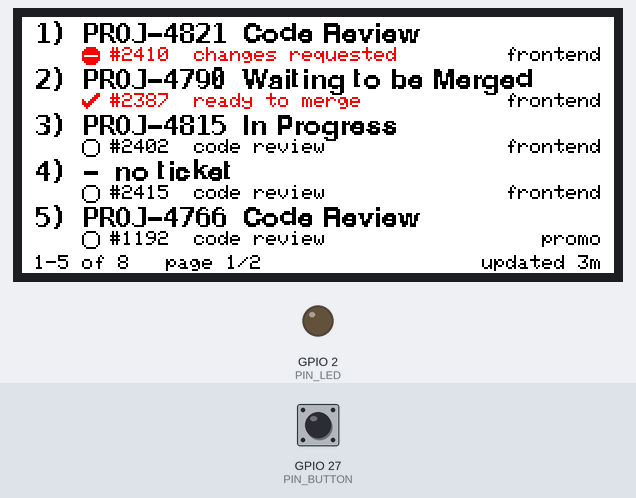
Recording of a program running on a simulated ESP32. On the bench: 296×128 colour display, output pins drawn as LEDs (lit = HIGH). The test bench sets the inputs (shaded band); at power-on: GPIO 27 (PIN_BUTTON) HIGH. What the program prints to the serial monitor is not drawn.

Above: at 16.7 s.
16.8 s: GPIO 27 (PIN_BUTTON) pulled LOW for 0.15 s
At 33.1 s:
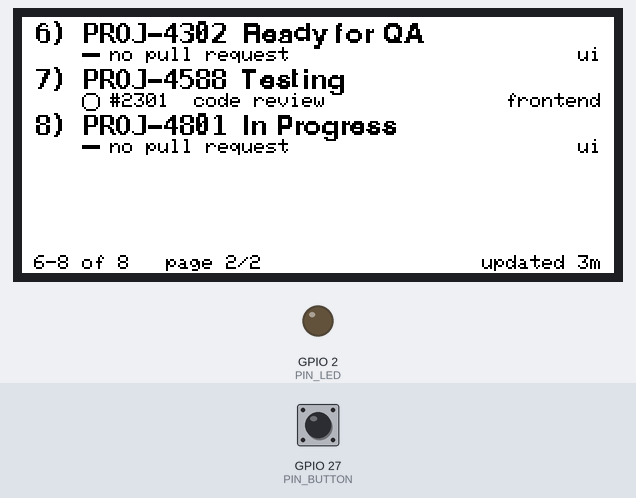
33.4 s: GPIO 27 (PIN_BUTTON) pulled LOW for 1 s
At 50.6 s:
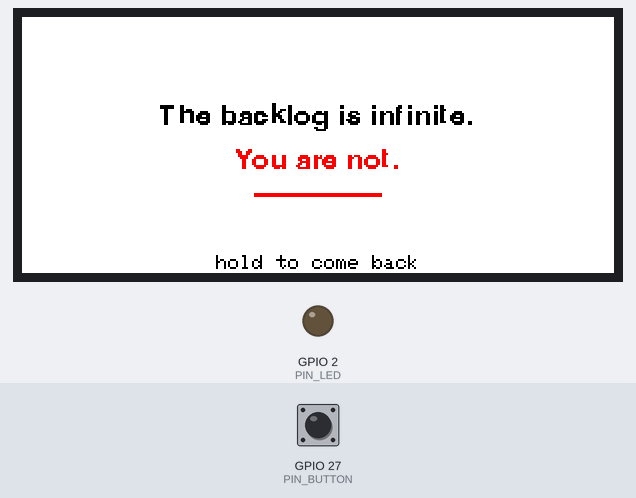
50.9 s: GPIO 27 (PIN_BUTTON) pulsed LOW 5 times (0.12 s each, 0.3 s apart)
At 51.44 s:
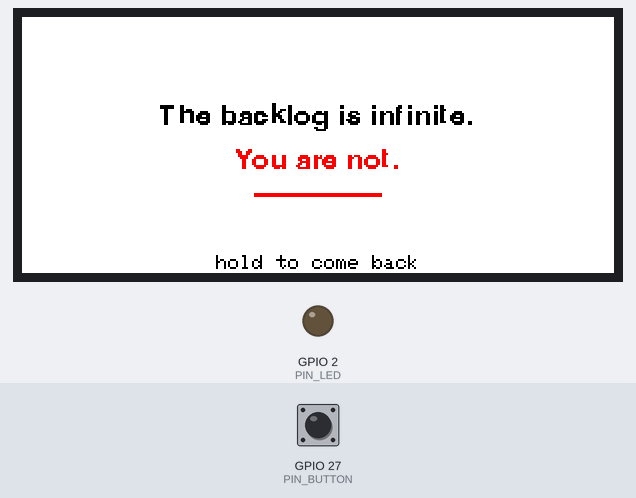
Timing chart, 0 to 54.0 s (numbered marks = the images above; inputs shaded):
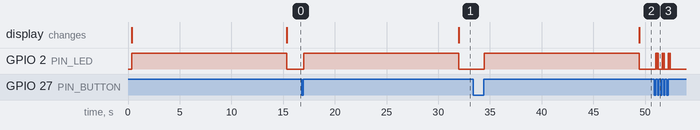

The program:

main.cpp
```cpp
// Inkling - hardware smoke test.
//
// Draws one static board screen with fake data on a Waveshare 2.9" (B)
// three-colour panel, then stops. No WiFi, no polling, no JIRA. The point is
// to find out how the layout and the red actually look on glass.

#include <GxEPD2_3C.h>
// Custom sizes: Adafruit ships Free* at 9/12/18/24pt only, and 9pt was too
// heavy for a 128px-tall panel. Generated by tools/ttf2gfx.py - cap height
// drops 12px -> 10px and "PROJ-4821" narrows from 99px to 72px.
#include "fonts/InkMonoBold14.h"
#include "fonts/InkSansBold14.h"

// --- panel -----------------------------------------------------------------
// Waveshare's 2.9" (B) has shipped under more than one controller. If the
// screen comes up blank or scrambled, swap to the other class below - that is
// the first thing to try, not a wiring problem.
#define PANEL_Z13C 1          // 0 -> use GDEM029C90 instead

#if PANEL_Z13C
  using PanelDriver = GxEPD2_290_Z13c;     // GDEH029Z13
#else
  using PanelDriver = GxEPD2_290_C90c;     // GDEM029C90
#endif

// Wiring on this build is the stock GxEPD2 ESP32 pinout. SPI is still begun
// explicitly in setup() so the wiring is stated in one place rather than
// inherited from a library default.
#define PIN_CS   5     // D5
#define PIN_DC   17    // TX2
#define PIN_RST  16    // RX2
#define PIN_BUSY 4     // D4
#define PIN_SCK  18    // D18
#define PIN_MOSI 23    // D23
#define PIN_MISO 19    // unused by e-paper, but SPI.begin() wants a pin

// Button to GND on GPIO27, using the internal pull-up so no resistor is needed.
// Chosen to dodge the flash pins (6-11), the boot straps (0/2/12/15) and the
// input-only pins (34-39), which have no pull-up.
#define PIN_BUTTON 27
// The button's other leg goes to GPIO26 rather than a GND header. An output pin
// held LOW is electrically ground for a switch drawing microamps through the
// internal pull-up, and it saves fighting two wires into one GND pin.
#define PIN_BUTTON_GND 26
// Onboard blue LED, used as the acknowledgement channel. A ~17.8 s refresh
// gives no sign it heard you, which is what makes people press again - so the
// LED says "heard you, working" for the whole draw.
#define PIN_LED 2

GxEPD2_3C<PanelDriver, PanelDriver::HEIGHT> display(
    PanelDriver(PIN_CS, PIN_DC, PIN_RST, PIN_BUSY));

// --- layout ----------------------------------------------------------------
static const int W = 296, H = 128;
static const int PAD = 6, TOP = 2, ROW_H = 23, MAX_ROWS = 5;
static const int NUM_W     = 24;   // width of "N) " in the mono face
static const int KEY_X     = PAD + NUM_W;  // key column; line 2 indents to match
static const int KEY_BASE  = 11;   // baseline of the ticket key, row-relative
static const int LINE2_TOP = 13;   // top of the PR line (built-in font is top-left)
static const int FOOT_TOP  = 119;
static const int PAGE_SIZE = 5;

// Demo value so both pages are visible without waiting. In real use this wants
// to be far longer - every flip costs a ~17.8 s full refresh with the flashing,
// so paging every couple of minutes would mean a near-permanently blinking desk.
// Paging is on demand, not on a timer. A timer would repaint the panel to tell
// you nothing new, which is the one thing this display cannot afford.
static const uint32_t LONG_PRESS_MS = 800;

// --- fake data -------------------------------------------------------------
enum PrState { PR_CHANGES, PR_READY, PR_REVIEW, PR_NONE, PR_MERGED, PR_CLOSED };

struct Row {
  const char* key;
  const char* status;
  const char* repo;
  int         pr;        // 0 = none
  PrState     state;
};

// Already sorted the way the poller would sort it: primary statuses first,
// then by what needs you. Secondary (Ready for QA) only fills leftover rows.
static const Row ROWS[] = {
  { "PROJ-4821", "Code Review",          "frontend", 2410, PR_CHANGES },
  { "PROJ-4790", "Waiting to be Merged", "frontend", 2387, PR_READY   },
  { "PROJ-4815", "In Progress",          "frontend", 2402, PR_REVIEW  },
  { nullptr,     "no ticket",            "frontend", 2415, PR_REVIEW  },
  { "PROJ-4766", "Code Review",          "promo",      1192, PR_REVIEW  },
  { "PROJ-4302", "Ready for QA",         "ui",           0, PR_NONE    },
  { "PROJ-4588", "Testing",              "frontend", 2301, PR_REVIEW  },
  { "PROJ-4801", "In Progress",          "ui",           0, PR_NONE    },
};
static const int ROW_COUNT = sizeof(ROWS) / sizeof(ROWS[0]);

static const char* prLabel(PrState s) {
  switch (s) {
    case PR_CHANGES: return "changes requested";
    case PR_READY:   return "ready to merge";
    case PR_REVIEW:  return "code review";
    case PR_MERGED:  return "merged";
    case PR_CLOSED:  return "closed";
    default:         return "no pull request";
  }
}

// red means your move; everything else is waiting on someone, or done
static uint16_t prColor(PrState s) {
  return (s == PR_CHANGES || s == PR_READY) ? GxEPD_RED : GxEPD_BLACK;
}

// --- button ----------------------------------------------------------------
// Polled with a stable-sample debounce, not an interrupt. A CHANGE ISR has to
// digitalRead() to learn which edge fired, and on a bouncing contact that read
// can land after the pin has flipped back - so releases get swallowed and taps
// go missing. Presses during a redraw are discarded by design anyway, which was
// the only thing the ISR was buying.
static const uint32_t SAMPLE_MS        = 5;
static const uint8_t  DEBOUNCE_SAMPLES = 4;     // 4 x 5 ms = 20 ms stable

enum ButtonEvent { BTN_NONE = 0, BTN_TAP, BTN_HOLD };

struct Button {
  bool     level  = HIGH;        // accepted, debounced level
  bool     cand   = HIGH;        // level currently being timed for stability
  uint8_t  count  = DEBOUNCE_SAMPLES;
  uint32_t downAt = 0;
};

// "Heard you, but deliberately doing nothing" - otherwise an ignored press is
// indistinguishable from a missed one.
static void blinkAck() {
  for (int i = 0; i < 2; i++) {
    digitalWrite(PIN_LED, HIGH); delay(60);
    digitalWrite(PIN_LED, LOW);  delay(90);
  }
}

static ButtonEvent pollButton(Button& b) {
  const bool raw = digitalRead(PIN_BUTTON);

  if (raw != b.cand) { b.cand = raw; b.count = 0; return BTN_NONE; }
  if (b.count >= DEBOUNCE_SAMPLES) return BTN_NONE;      // already accepted
  if (++b.count < DEBOUNCE_SAMPLES) return BTN_NONE;     // not stable yet
  if (b.cand == b.level)            return BTN_NONE;     // no actual change

  b.level = b.cand;
  const uint32_t now = millis();

  if (b.level == LOW) {
    b.downAt = now;
    Serial.printf("[%8lu] down\n", (unsigned long)now);
    return BTN_NONE;
  }

  const uint32_t held = now - b.downAt;
  const bool hold = held >= LONG_PRESS_MS;
  Serial.printf("[%8lu] up after %4lu ms -> %s\n",
                (unsigned long)now, (unsigned long)held, hold ? "HOLD" : "TAP");
  return hold ? BTN_HOLD : BTN_TAP;
}

// After a redraw, resync to whatever the pin is doing now, so a button held
// through those 17.8 s does not surface as a phantom event afterwards.
static void resyncButton(Button& b) {
  b.level = b.cand = digitalRead(PIN_BUTTON);
  b.count = DEBOUNCE_SAMPLES;
}

// --- GitHub mark -----------------------------------------------------------
// Traced from GitHub's favicon, which is a filled disc with the Octocat knocked
// out of it - the sprite is the inverse of that file's alpha channel.
static const char* const OCTOCAT[25] = {
  "..####..........####.", "..##################.", "..##################.",
  "..##################.", "..##################.", ".####################",
  ".####################", ".####################", ".####################",
  ".####################", ".####################", ".####################",
  "..##################.", "...################..", "....##############...",
  "#.....##########.....", "##......######.......", ".##....########......",
  "..##...########......", "..#############......", ".......########......",
  ".......########......", ".......########......", ".......########......",
  "......##########....."
};
static const int OS = 3, OX = 16, OY = 26;

// --- 9x9 state icons -------------------------------------------------------
static const char* const ICON_REVIEW[9] = {
  "..#####..", ".#.....#.", "#.......#", "#.......#", "#.......#",
  "#.......#", "#.......#", ".#.....#.", "..#####.."
};
static const char* const ICON_CHANGES[9] = {
  "..#####..", ".#######.", "#########", "#########", "#.......#",
  "#########", "#########", ".#######.", "..#####.."
};
static const char* const ICON_READY[9] = {
  ".......##", "......###", ".....###.", "#...###..", "##.###...",
  "#####....", ".###.....", "..#......", "........."
};
static const char* const ICON_MERGED[9] = {
  "..#####..", ".#######.", "#########", "#########", "#########",
  "#########", "#########", ".#######.", "..#####.."
};
static const char* const ICON_CLOSED[9] = {
  "##.....##", "###...###", ".###.###.", "..#####..", "...###...",
  "..#####..", ".###.###.", "###...###", "##.....##"
};
static const char* const ICON_NONE[9] = {
  ".........", ".........", ".........", "#########", "#########",
  ".........", ".........", ".........", "........."
};

static const char* const* iconFor(PrState s) {
  switch (s) {
    case PR_CHANGES: return ICON_CHANGES;
    case PR_READY:   return ICON_READY;
    case PR_REVIEW:  return ICON_REVIEW;
    case PR_MERGED:  return ICON_MERGED;
    case PR_CLOSED:  return ICON_CLOSED;
    default:         return ICON_NONE;
  }
}

static void drawIcon(const char* const* art, int x, int y, uint16_t colour) {
  for (int r = 0; r < 9; r++)
    for (int c = 0; c < 9; c++)
      if (art[r][c] == '#') display.drawPixel(x + c, y + r, colour);
}

// --- helpers ---------------------------------------------------------------
static int textWidth(const char* s) {
  int16_t bx, by; uint16_t bw, bh;
  display.getTextBounds(s, 0, 0, &bx, &by, &bw, &bh);
  return bw;
}

static void drawAt(const char* s, int x, int baseline, uint16_t colour) {
  display.setTextColor(colour);
  display.setCursor(x, baseline);
  display.print(s);
}

static void drawRight(const char* s, int xRight, int baseline, uint16_t colour) {
  drawAt(s, xRight - textWidth(s), baseline, colour);
}

// Clip to a pixel budget using the font currently selected. FreeMono9pt7b
// advances 11px per glyph against the preview's 6.3px, which is what pushed
// the PR label straight through the repo column on the first build.
static void clipTo(char* s, int maxPx) {
  while (*s && textWidth(s) > maxPx) s[strlen(s) - 1] = '\0';
}

// --- the board -------------------------------------------------------------
static void drawBoard(int page) {
  const int pages = (ROW_COUNT + PAGE_SIZE - 1) / PAGE_SIZE;
  const int first = page * PAGE_SIZE;
  const int count = min(PAGE_SIZE, ROW_COUNT - first);

  display.setFullWindow();
  display.firstPage();
  do {
    display.fillScreen(GxEPD_WHITE);

    for (int i = 0; i < count; i++) {
      const Row& row = ROWS[first + i];
      const int top = TOP + i * ROW_H;

      // line 1 - index, ticket key, then JIRA status in a different face
      display.setFont(&InkMonoBold14);
      char num[6];
      snprintf(num, sizeof(num), "%d)", first + i + 1);
      drawAt(num, PAD, top + KEY_BASE, GxEPD_BLACK);

      const char* key = row.key ? row.key : "-";
      drawAt(key, KEY_X, top + KEY_BASE, GxEPD_BLACK);
      const int keyW = textWidth(key);

      display.setFont(&InkSansBold14);
      drawAt(row.status, KEY_X + keyW + 8, top + KEY_BASE, GxEPD_BLACK);

      // line 2 - icon, then the single most recent PR. Built-in 5x7 rather
      // than FreeMono9pt7b: at 6px per glyph it leaves room for the repo.
      const uint16_t colour = prColor(row.state);
      drawIcon(iconFor(row.state), KEY_X, top + LINE2_TOP, colour);

      display.setFont(nullptr);
      display.setTextSize(1);

      char repo[24];
      snprintf(repo, sizeof(repo), "%s", row.repo);
      const int repoW = textWidth(repo);
      const int repoX = W - PAD - repoW;

      char line[48];
      if (row.pr) snprintf(line, sizeof(line), "#%d  %s", row.pr, prLabel(row.state));
      else        snprintf(line, sizeof(line), "%s", prLabel(row.state));

      const int lineX = KEY_X + 14;
      clipTo(line, repoX - lineX - 10);
      drawAt(line, lineX, top + LINE2_TOP, colour);
      drawAt(repo, repoX, top + LINE2_TOP, GxEPD_BLACK);
    }

    // footer: item count, and how stale the data is
    display.setFont(nullptr);
    display.setTextSize(1);
    char foot[48];
    snprintf(foot, sizeof(foot), "%d-%d of %d   page %d/%d",
             first + 1, first + count, ROW_COUNT, page + 1, pages);
    drawAt(foot, PAD, FOOT_TOP, GxEPD_BLACK);
    drawRight("updated 3m", W - PAD, FOOT_TOP, GxEPD_BLACK);

  } while (display.nextPage());
}

// Summoned by hold, never by a clock. Three screens total: the board (default),
// ALL CLEAR when the poller sends nothing, and this - which you ask for when you
// do not want to know. The phrase advances each time you enter it.
struct Phrase { const char* a; const char* b; };
static const Phrase PHRASES[] = {
  { "The backlog is infinite.",  "You are not."           },
  { "Nothing is on fire.",       "Probably."              },
  { "It will still be broken",   "on Monday."             },
  { "No one ever wished for",    "one more code review."  },
  { "Go outside.",               "The diff will keep."    },
};
static const int PHRASE_COUNT = sizeof(PHRASES) / sizeof(PHRASES[0]);

static void drawCentred(const char* s, int baseline, uint16_t colour) {
  drawAt(s, (W - textWidth(s)) / 2, baseline, colour);
}

static void drawOffDuty(int idx) {
  const Phrase& p = PHRASES[idx % PHRASE_COUNT];
  display.setFullWindow();
  display.firstPage();
  do {
    display.fillScreen(GxEPD_WHITE);

    display.setFont(&InkSansBold14);
    drawCentred(p.a, 54, GxEPD_BLACK);
    drawCentred(p.b, 76, GxEPD_RED);

    display.fillRect((W - 64) / 2, 88, 64, 2, GxEPD_RED);

    display.setFont(nullptr);
    display.setTextSize(1);
    const char* hint = "hold to come back";
    drawAt(hint, (W - textWidth(hint)) / 2, FOOT_TOP, GxEPD_BLACK);
  } while (display.nextPage());
}

// Shown when the poller reports nothing open. Data-driven in the real build;
// flip DEMO_EMPTY to 1 to see it on the bench.
#define DEMO_EMPTY 0
// Boot straight into the off-duty screen so it can be seen before the button
// is wired. Set back to 0 once there is a button to hold.
#define DEMO_OFFDUTY 0
static void drawAllClear() {
  display.setFullWindow();
  display.firstPage();
  do {
    display.fillScreen(GxEPD_WHITE);
    for (int r = 0; r < 25; r++)
      for (int c = 0; c < 21; c++)
        if (OCTOCAT[r][c] == '#')
          display.fillRect(OX + c * OS, OY + r * OS, OS, OS, GxEPD_BLACK);

    display.setFont(&InkSansBold14);
    drawAt("ALL CLEAR", 96, 52, GxEPD_BLACK);
    display.setFont(nullptr);
    display.setTextSize(1);
    drawAt("nothing waiting on you", 96, 60, GxEPD_BLACK);
    drawRight("updated 3m", W - PAD, FOOT_TOP, GxEPD_BLACK);
  } while (display.nextPage());
}

void setup() {
  Serial.begin(115200);
  delay(300);
  Serial.println();
  Serial.println("Inkling smoke test");
  Serial.printf("panel %dx%d, driver %s\n", W, H, PANEL_Z13C ? "Z13c" : "C90c");

  display.init(115200, true, 2, false);

  // State the bus pins explicitly. Must come after init(), which starts SPI.
  SPI.end();
  SPI.begin(PIN_SCK, PIN_MISO, PIN_MOSI, PIN_CS);
  Serial.printf("spi: sck=%d mosi=%d cs=%d dc=%d rst=%d busy=%d\n",
                PIN_SCK, PIN_MOSI, PIN_CS, PIN_DC, PIN_RST, PIN_BUSY);

  display.setRotation(1);                       // native is portrait
  display.setTextWrap(false);

  pinMode(PIN_BUTTON_GND, OUTPUT);
  digitalWrite(PIN_BUTTON_GND, LOW);      // must settle before the pin-change ISR
  pinMode(PIN_BUTTON, INPUT_PULLUP);
  pinMode(PIN_LED, OUTPUT);
  delay(5);
  Serial.printf("button: GPIO%d <-> GPIO%d (driven low), idle reads %s\n",
                PIN_BUTTON, PIN_BUTTON_GND,
                digitalRead(PIN_BUTTON) ? "HIGH (good)" : "LOW (stuck/shorted)");

  Serial.printf("%d items, %d per page\n", ROW_COUNT, PAGE_SIZE);
  Serial.println("button on GPIO27: tap = next page, hold = off duty");
}

void loop() {
  static Button btn;
  static int  page      = 0;
  static int  phrase    = DEMO_OFFDUTY ? 0 : -1;   // first hold shows PHRASES[0]
  static bool offDuty   = DEMO_OFFDUTY;
  static bool needsDraw = true;                    // draw once on boot
  const int pages = (ROW_COUNT + PAGE_SIZE - 1) / PAGE_SIZE;

  switch (pollButton(btn)) {
    case BTN_TAP:
      if (offDuty) {
        // hold is the only way out, exactly as the screen says. No redraw, so a
        // stray tap never costs 17.8 s of flashing.
        Serial.println("           tap ignored (off duty)");
        blinkAck();
      } else {
        page = (page + 1) % pages;
        needsDraw = true;
        Serial.printf("           -> page %d/%d\n", page + 1, pages);
      }
      break;

    case BTN_HOLD:
      offDuty = !offDuty;
      if (offDuty) phrase = (phrase + 1) % PHRASE_COUNT;   // fresh line each time
      else         page = 0;                               // always back to page 1
      needsDraw = true;
      Serial.printf("           -> %s\n", offDuty ? "off duty" : "board (page 1)");
      break;

    default:
      break;
  }

  if (needsDraw) {
    needsDraw = false;
    digitalWrite(PIN_LED, HIGH);          // lit for the whole redraw
    const uint32_t t0 = millis();
    if (offDuty)         drawOffDuty(phrase);
    else if (DEMO_EMPTY) drawAllClear();
    else                 drawBoard(page);
    Serial.printf("           done in %lu ms\n", (unsigned long)(millis() - t0));
    display.hibernate();
    digitalWrite(PIN_LED, LOW);           // screen is settled and readable
    resyncButton(btn);
  }

  delay(SAMPLE_MS);
}
```

Source omitted: nkMonoBold14.h (data table, 11302 bytes), nkSansBold14.h (data table, 11128 bytes)

Measured:
- after the input at 16.8 s, GPIO 2 (PIN_LED): LOW → HIGH after 0.17 s, → LOW 15.0 s later; the display: changes after 15.2 s (image 1)
- after the input at 33.4 s, GPIO 2 (PIN_LED): LOW → HIGH after 1.0 s, → LOW 15.0 s later; the display: changes after 16.0 s (image 2)
- after the input at 50.9 s, GPIO 2 (PIN_LED): LOW → HIGH after 0.14 s, then repeats every 0.60 s: LOW 0.09 s, HIGH 0.06 s, LOW 0.39 s, HIGH 0.06 s, until it stays LOW from 52.5 s
